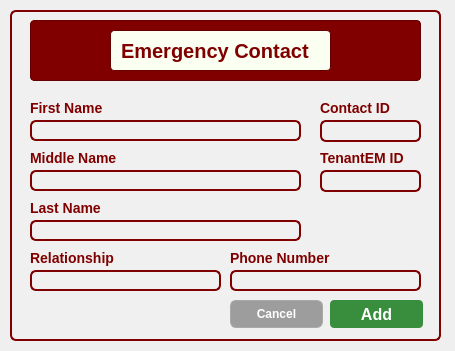
<?xml version="1.0" encoding="UTF-8"?>
<ui version="4.0">
 <class>Dialog</class>
 <widget class="QDialog" name="Dialog">
  <property name="geometry">
   <rect>
    <x>0</x>
    <y>0</y>
    <width>455</width>
    <height>351</height>
   </rect>
  </property>
  <property name="windowTitle">
   <string>Dialog</string>
  </property>
  <widget class="QFrame" name="frame">
   <property name="geometry">
    <rect>
     <x>10</x>
     <y>10</y>
     <width>431</width>
     <height>331</height>
    </rect>
   </property>
   <property name="styleSheet">
    <string notr="true">background-color: rgb(240, 240, 240);
border: 2px solid #800000;
border-radius: 6px;
</string>
   </property>
   <property name="frameShape">
    <enum>QFrame::StyledPanel</enum>
   </property>
   <property name="frameShadow">
    <enum>QFrame::Raised</enum>
   </property>
   <widget class="QFrame" name="frame_3">
    <property name="geometry">
     <rect>
      <x>20</x>
      <y>10</y>
      <width>391</width>
      <height>61</height>
     </rect>
    </property>
    <property name="styleSheet">
     <string notr="true">background-color: #800000;  /* Maroon background */
                border: 1px solid #660000;  /* Darker maroon border */
                border-radius: 4px;
                padding: 5px;
                font-family: 'Times New Roman', serif;  /* Formal font */
                font-size: 14px;
                color: white;</string>
    </property>
    <property name="frameShape">
     <enum>QFrame::StyledPanel</enum>
    </property>
    <property name="frameShadow">
     <enum>QFrame::Raised</enum>
    </property>
    <widget class="QLabel" name="label_2">
     <property name="geometry">
      <rect>
       <x>80</x>
       <y>10</y>
       <width>221</width>
       <height>41</height>
      </rect>
     </property>
     <property name="styleSheet">
      <string notr="true">background-color: rgb(250, 255, 242);
border: 1px solid #660000;
border-radius: 4px;
padding: 5px;
font-family: 'Cal Sans', sans-serif;
font-weight: 700;
font-style: normal;
font-size: 20px;
color: #800000;
text-align: center;
vertical-align: middle;

</string>
     </property>
     <property name="text">
      <string>Emergency Contact</string>
     </property>
    </widget>
   </widget>
   <widget class="QLineEdit" name="ContactIDLineEdit">
    <property name="geometry">
     <rect>
      <x>310</x>
      <y>110</y>
      <width>101</width>
      <height>22</height>
     </rect>
    </property>
   </widget>
   <widget class="QLabel" name="label">
    <property name="geometry">
     <rect>
      <x>310</x>
      <y>90</y>
      <width>81</width>
      <height>16</height>
     </rect>
    </property>
    <property name="styleSheet">
     <string notr="true">background: none;
    border: none;
    color: #800000;
    font-family: 'Cal Sans', sans-serif;
    font-weight: 700;
    font-style: normal;
    font-size: 14px;</string>
    </property>
    <property name="text">
     <string>Contact ID</string>
    </property>
   </widget>
   <widget class="QLineEdit" name="FirstNameLineEdit">
    <property name="geometry">
     <rect>
      <x>20</x>
      <y>110</y>
      <width>271</width>
      <height>21</height>
     </rect>
    </property>
   </widget>
   <widget class="QLabel" name="label_3">
    <property name="geometry">
     <rect>
      <x>20</x>
      <y>90</y>
      <width>91</width>
      <height>16</height>
     </rect>
    </property>
    <property name="styleSheet">
     <string notr="true">background: none;
    border: none;
    color: #800000;
    font-family: 'Cal Sans', sans-serif;
    font-weight: 700;
    font-style: normal;
    font-size: 14px;</string>
    </property>
    <property name="text">
     <string>First Name</string>
    </property>
   </widget>
   <widget class="QLineEdit" name="MibbleNameLineEdit">
    <property name="geometry">
     <rect>
      <x>20</x>
      <y>160</y>
      <width>271</width>
      <height>21</height>
     </rect>
    </property>
   </widget>
   <widget class="QLabel" name="label_4">
    <property name="geometry">
     <rect>
      <x>20</x>
      <y>140</y>
      <width>91</width>
      <height>16</height>
     </rect>
    </property>
    <property name="styleSheet">
     <string notr="true">background: none;
    border: none;
    color: #800000;
    font-family: 'Cal Sans', sans-serif;
    font-weight: 700;
    font-style: normal;
    font-size: 14px;</string>
    </property>
    <property name="text">
     <string>Middle Name</string>
    </property>
   </widget>
   <widget class="QLineEdit" name="LastNameLineEdit">
    <property name="geometry">
     <rect>
      <x>20</x>
      <y>210</y>
      <width>271</width>
      <height>21</height>
     </rect>
    </property>
   </widget>
   <widget class="QLabel" name="label_9">
    <property name="geometry">
     <rect>
      <x>20</x>
      <y>190</y>
      <width>91</width>
      <height>16</height>
     </rect>
    </property>
    <property name="styleSheet">
     <string notr="true">background: none;
    border: none;
    color: #800000;
    font-family: 'Cal Sans', sans-serif;
    font-weight: 700;
    font-style: normal;
    font-size: 14px;</string>
    </property>
    <property name="text">
     <string>Last Name</string>
    </property>
   </widget>
   <widget class="QLabel" name="label_10">
    <property name="geometry">
     <rect>
      <x>310</x>
      <y>140</y>
      <width>91</width>
      <height>16</height>
     </rect>
    </property>
    <property name="styleSheet">
     <string notr="true">background: none;
    border: none;
    color: #800000;
    font-family: 'Cal Sans', sans-serif;
    font-weight: 700;
    font-style: normal;
    font-size: 14px;</string>
    </property>
    <property name="text">
     <string>TenantEM ID</string>
    </property>
   </widget>
   <widget class="QLineEdit" name="PhoneNumberLineEdit">
    <property name="geometry">
     <rect>
      <x>220</x>
      <y>260</y>
      <width>191</width>
      <height>21</height>
     </rect>
    </property>
   </widget>
   <widget class="QLabel" name="label_12">
    <property name="geometry">
     <rect>
      <x>220</x>
      <y>240</y>
      <width>111</width>
      <height>16</height>
     </rect>
    </property>
    <property name="styleSheet">
     <string notr="true">background: none;
    border: none;
    color: #800000;
    font-family: 'Cal Sans', sans-serif;
    font-weight: 700;
    font-style: normal;
    font-size: 14px;</string>
    </property>
    <property name="text">
     <string>Phone Number</string>
    </property>
   </widget>
   <widget class="QLabel" name="label_21">
    <property name="geometry">
     <rect>
      <x>20</x>
      <y>240</y>
      <width>111</width>
      <height>16</height>
     </rect>
    </property>
    <property name="styleSheet">
     <string notr="true">background: none;
    border: none;
    color: #800000;
    font-family: 'Cal Sans', sans-serif;
    font-weight: 700;
    font-style: normal;
    font-size: 14px;</string>
    </property>
    <property name="text">
     <string>Relationship</string>
    </property>
   </widget>
   <widget class="QLineEdit" name="RelationshipLineEdit">
    <property name="geometry">
     <rect>
      <x>20</x>
      <y>260</y>
      <width>191</width>
      <height>21</height>
     </rect>
    </property>
   </widget>
   <widget class="QPushButton" name="AddpushButton">
    <property name="geometry">
     <rect>
      <x>320</x>
      <y>290</y>
      <width>93</width>
      <height>28</height>
     </rect>
    </property>
    <property name="styleSheet">
     <string notr="true">background-color: #388E3C; /* Darker green */
color: white;
font-family: &quot;Cal Sans&quot;, sans-serif;
font-weight: 700; /* Bold */
font-size: 16px;
border: none;
border-radius: 4px;
padding: 6px 12px;
</string>
    </property>
    <property name="text">
     <string>Add</string>
    </property>
   </widget>
   <widget class="QPushButton" name="CancelpushButton">
    <property name="geometry">
     <rect>
      <x>220</x>
      <y>290</y>
      <width>93</width>
      <height>28</height>
     </rect>
    </property>
    <property name="styleSheet">
     <string notr="true">background: rgb(157, 157, 157);
color: white;
font-family: 'Cal Sans', sans-serif;
font-weight: 500;
font-style: normal;
font-size: 12px;
border: 1px solid rgb(169, 169, 169);
</string>
    </property>
    <property name="text">
     <string>Cancel</string>
    </property>
   </widget>
   <widget class="QLineEdit" name="TenantEMIDLineEdit_2">
    <property name="geometry">
     <rect>
      <x>310</x>
      <y>160</y>
      <width>101</width>
      <height>22</height>
     </rect>
    </property>
   </widget>
  </widget>
 </widget>
 <resources/>
 <connections/>
</ui>
